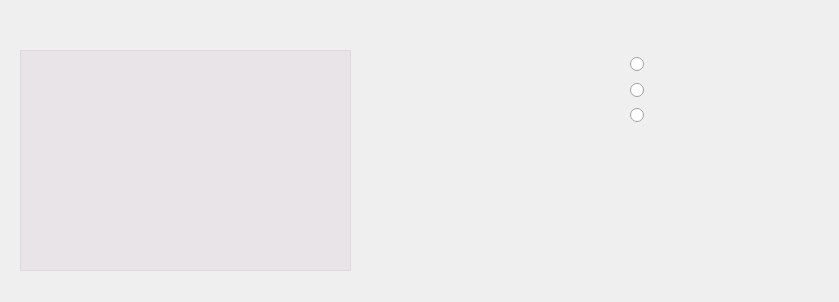
<?xml version="1.0" encoding="UTF-8"?>
<ui version="4.0">
 <class>Chang_room</class>
 <widget class="QWidget" name="Chang_room">
  <property name="geometry">
   <rect>
    <x>0</x>
    <y>0</y>
    <width>839</width>
    <height>302</height>
   </rect>
  </property>
  <property name="windowTitle">
   <string>Form</string>
  </property>
  <widget class="QListWidget" name="rooms">
   <property name="geometry">
    <rect>
     <x>20</x>
     <y>50</y>
     <width>331</width>
     <height>221</height>
    </rect>
   </property>
   <property name="font">
    <font>
     <family>Acrom Medium</family>
    </font>
   </property>
   <property name="styleSheet">
    <string notr="true">border-top-color: rgb(92, 53, 102);
selection-background-color: rgb(173, 127, 168);
color: rgb(238, 238, 236);
background-color: rgba(173, 127, 168,0.1);</string>
   </property>
  </widget>
  <widget class="QRadioButton" name="bath_type">
   <property name="geometry">
    <rect>
     <x>630</x>
     <y>53</y>
     <width>211</width>
     <height>23</height>
    </rect>
   </property>
   <property name="text">
    <string/>
   </property>
  </widget>
  <widget class="QRadioButton" name="kitch_type">
   <property name="geometry">
    <rect>
     <x>630</x>
     <y>79</y>
     <width>96</width>
     <height>23</height>
    </rect>
   </property>
   <property name="text">
    <string/>
   </property>
  </widget>
  <widget class="QRadioButton" name="Liv_type">
   <property name="geometry">
    <rect>
     <x>630</x>
     <y>104</y>
     <width>96</width>
     <height>23</height>
    </rect>
   </property>
   <property name="text">
    <string/>
   </property>
  </widget>
  <widget class="QLineEdit" name="arealine">
   <property name="geometry">
    <rect>
     <x>577</x>
     <y>140</y>
     <width>201</width>
     <height>25</height>
    </rect>
   </property>
   <property name="font">
    <font>
     <family>Acrom Medium</family>
    </font>
   </property>
   <property name="styleSheet">
    <string notr="true">background-color:rgba(0,0,0,0);
color:rgb(238, 238, 236);</string>
   </property>
   <property name="frame">
    <bool>false</bool>
   </property>
  </widget>
  <widget class="QPushButton" name="Enter">
   <property name="geometry">
    <rect>
     <x>445</x>
     <y>218</y>
     <width>173</width>
     <height>37</height>
    </rect>
   </property>
   <property name="styleSheet">
    <string notr="true">border-radius:3px</string>
   </property>
   <property name="text">
    <string/>
   </property>
  </widget>
  <widget class="QPushButton" name="back">
   <property name="geometry">
    <rect>
     <x>632</x>
     <y>218</y>
     <width>173</width>
     <height>37</height>
    </rect>
   </property>
   <property name="styleSheet">
    <string notr="true">border-radius:3px</string>
   </property>
   <property name="text">
    <string/>
   </property>
  </widget>
  <widget class="QLabel" name="warning">
   <property name="geometry">
    <rect>
     <x>440</x>
     <y>170</y>
     <width>361</width>
     <height>21</height>
    </rect>
   </property>
   <property name="text">
    <string/>
   </property>
  </widget>
  <widget class="QLabel" name="label_4">
   <property name="geometry">
    <rect>
     <x>0</x>
     <y>0</y>
     <width>839</width>
     <height>302</height>
    </rect>
   </property>
   <property name="text">
    <string/>
   </property>
   <property name="pixmap">
    <pixmap resource="pich.qrc">:/picha/Pichures/chang_room.png</pixmap>
   </property>
  </widget>
  <zorder>label_4</zorder>
  <zorder>rooms</zorder>
  <zorder>bath_type</zorder>
  <zorder>kitch_type</zorder>
  <zorder>Liv_type</zorder>
  <zorder>arealine</zorder>
  <zorder>Enter</zorder>
  <zorder>back</zorder>
  <zorder>warning</zorder>
 </widget>
 <resources>
  <include location="pich.qrc"/>
 </resources>
 <connections/>
</ui>
